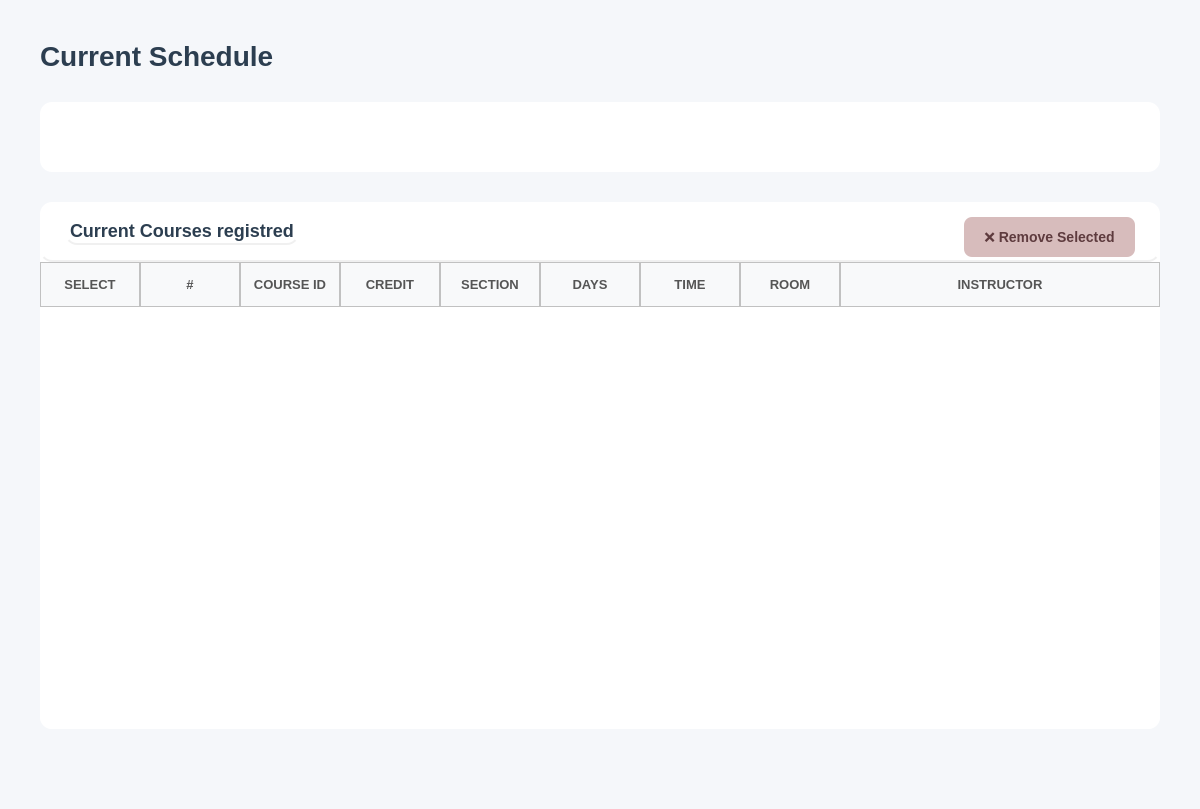
<?xml version="1.0" encoding="UTF-8"?>
<ui version="4.0">
 <class>AllStudents</class>
 <widget class="QWidget" name="AllStudents">
  <property name="geometry">
   <rect>
    <x>0</x>
    <y>0</y>
    <width>1200</width>
    <height>809</height>
   </rect>
  </property>
  <property name="windowTitle">
   <string/>
  </property>
  <property name="styleSheet">
   <string notr="true">background-color: #f5f7fa;</string>
  </property>
  <layout class="QVBoxLayout" name="mainLayout">
   <property name="spacing">
    <number>30</number>
   </property>
   <property name="leftMargin">
    <number>40</number>
   </property>
   <property name="topMargin">
    <number>40</number>
   </property>
   <property name="rightMargin">
    <number>40</number>
   </property>
   <property name="bottomMargin">
    <number>20</number>
   </property>
   <item>
    <layout class="QHBoxLayout" name="headerLayout">
     <item>
      <widget class="QLabel" name="labelTitle">
       <property name="styleSheet">
        <string notr="true">font-size: 28px; font-weight: bold; color: #2c3e50; background: transparent;</string>
       </property>
       <property name="text">
        <string>Current Schedule</string>
       </property>
      </widget>
     </item>
     <item>
      <spacer name="headerSpacer">
       <property name="orientation">
        <enum>Qt::Orientation::Horizontal</enum>
       </property>
       <property name="sizeHint" stdset="0">
        <size>
         <width>40</width>
         <height>20</height>
        </size>
       </property>
      </spacer>
     </item>
    </layout>
   </item>
   <item>
    <widget class="QFrame" name="filterFrame">
     <property name="minimumSize">
      <size>
       <width>0</width>
       <height>70</height>
      </size>
     </property>
     <property name="maximumSize">
      <size>
       <width>16777215</width>
       <height>70</height>
      </size>
     </property>
     <property name="styleSheet">
      <string notr="true">background-color: white; border-radius: 12px;</string>
     </property>
     <property name="frameShape">
      <enum>QFrame::Shape::StyledPanel</enum>
     </property>
     <layout class="QHBoxLayout" name="filterLayout">
      <property name="leftMargin">
       <number>25</number>
      </property>
      <property name="topMargin">
       <number>15</number>
      </property>
      <property name="rightMargin">
       <number>25</number>
      </property>
      <property name="bottomMargin">
       <number>15</number>
      </property>
      <item>
       <spacer name="filterSpacer">
        <property name="orientation">
         <enum>Qt::Orientation::Horizontal</enum>
        </property>
        <property name="sizeHint" stdset="0">
         <size>
          <width>40</width>
          <height>20</height>
         </size>
        </property>
       </spacer>
      </item>
     </layout>
    </widget>
   </item>
   <item>
    <widget class="QFrame" name="tableFrame">
     <property name="styleSheet">
      <string notr="true">background-color: white; border-radius: 12px;</string>
     </property>
     <property name="frameShape">
      <enum>QFrame::Shape::StyledPanel</enum>
     </property>
     <layout class="QVBoxLayout" name="tableMainLayout">
      <property name="spacing">
       <number>0</number>
      </property>
      <property name="leftMargin">
       <number>0</number>
      </property>
      <property name="topMargin">
       <number>0</number>
      </property>
      <property name="rightMargin">
       <number>0</number>
      </property>
      <property name="bottomMargin">
       <number>0</number>
      </property>
      <item>
       <widget class="QFrame" name="tableHeader">
        <property name="minimumSize">
         <size>
          <width>0</width>
          <height>60</height>
         </size>
        </property>
        <property name="maximumSize">
         <size>
          <width>16777215</width>
          <height>60</height>
         </size>
        </property>
        <property name="styleSheet">
         <string notr="true">background: transparent; border-bottom: 2px solid #f0f0f0;</string>
        </property>
        <property name="frameShape">
         <enum>QFrame::Shape::StyledPanel</enum>
        </property>
        <layout class="QHBoxLayout" name="tableHeaderLayout">
         <property name="leftMargin">
          <number>25</number>
         </property>
         <property name="topMargin">
          <number>15</number>
         </property>
         <property name="rightMargin">
          <number>25</number>
         </property>
         <property name="bottomMargin">
          <number>15</number>
         </property>
         <item>
          <widget class="QLabel" name="tableTitle">
           <property name="styleSheet">
            <string notr="true">font-size: 18px; font-weight: bold; color: #2c3e50; background: transparent;</string>
           </property>
           <property name="text">
            <string>Current Courses registred</string>
           </property>
          </widget>
         </item>
         <item>
          <spacer name="tableHeaderSpacer">
           <property name="orientation">
            <enum>Qt::Orientation::Horizontal</enum>
           </property>
           <property name="sizeHint" stdset="0">
            <size>
             <width>40</width>
             <height>20</height>
            </size>
           </property>
          </spacer>
         </item>
         <item>
          <widget class="QPushButton" name="buttonRemoveSelected">
           <property name="enabled">
            <bool>false</bool>
           </property>
           <property name="minimumSize">
            <size>
             <width>120</width>
             <height>40</height>
            </size>
           </property>
           <property name="cursor">
            <cursorShape>PointingHandCursor</cursorShape>
           </property>
           <property name="styleSheet">
            <string notr="true">/* ---- Reject Button ---- */
QPushButton {
    background-color: #f8d7da;
    color: #721c24;
    border: none;
    border-radius: 8px;
    font-size: 14px;
    font-weight: bold;
    padding: 10px 20px;
}
QPushButton:hover {
    background-color: #c82333;
    color: white;
}
QPushButton:pressed {
    background-color: #a71d2a;  /* slightly darker for pressed feedback */
}
QPushButton:disabled {
    background-color: #d7bcbc; /* more washed-out red */
    color: #5e3b3e;
}</string>
           </property>
           <property name="text">
            <string>❌ Remove Selected</string>
           </property>
          </widget>
         </item>
        </layout>
       </widget>
      </item>
      <item>
       <widget class="QTableWidget" name="tableCourses">
        <property name="minimumSize">
         <size>
          <width>0</width>
          <height>300</height>
         </size>
        </property>
        <property name="styleSheet">
         <string notr="true">QTableWidget {
    border: none;
    background-color: white;
    gridline-color: #e5e5e5;      /* slightly darker for visibility */
    color: #222222;               /* matches QLineEdit text color */
    font-size: 14px;
}

QTableWidget::item {
    padding: 14px;
    border: none;
    color: #222222;               /* consistent text color */
}

QTableWidget::item:selected {
    background-color: #fcebed;  /* soft pink selection */
    color: #222222;             /* keep text readable */
}

QHeaderView::section {
    background-color: #f8f9fa;
    padding: 12px;
	border: 1px solid #c1c1c1; 
    font-size: 13px;
    color: #555555;               /* similar to readOnly QLineEdit text */
    font-weight: bold;
}
QTableWidget::item:focus {
    outline: none;
    border: none;
}
/* Removes weird selection rectangle */
QTableWidget::item:focus {
    outline: none;
    border: none;
}
QTableWidget::indicator {
    width: 18px;
    height: 18px;
}

QTableWidget::indicator:unchecked {
    border: 1px solid #b8b8b8;      /* soft grey border */
    background-color: #f8f8f8;      /* very light grey */
    border-radius: 3px;             /* slightly rounded */
}

QTableWidget::indicator:checked {
    border: 1px solid #5a5a5a;      /* darker grey when selected */
    background-color: #6c6c6c;      /* washed-out grey instead of harsh green */
    image: url(&quot;&quot;);                 /* remove default checkmark */
    border-radius: 3px;
}

QTableWidget::indicator:checked:hover,
QTableWidget::indicator:unchecked:hover {
    border-color: #3a3a3a;
}

QTableWidget::indicator:checked::after {
    content: &quot;&quot;;
    image: url(&quot;&quot;); /* no default checkmark */
}
/* ===== SCROLLBARS (VERTICAL &amp; HORIZONTAL) ===== */

/* Track */
QScrollBar:vertical, QScrollBar:horizontal {
    background: rgba(255, 255, 255, 0.05);  /* subtle track */
    border-radius: 6px;
    margin: 0px;  /* remove extra space */
}

/* Handle / Thumb */
QScrollBar::handle:vertical, QScrollBar::handle:horizontal {
    background: rgba(120, 120, 120, 0.35);  /* glassy thumb */
    border-radius: 6px;
    border: 1px solid rgba(255, 255, 255, 0.2); /* subtle highlight */
    min-height: 30px; /* vertical */
    min-width: 30px;  /* horizontal */
}

QScrollBar::handle:vertical:hover,
QScrollBar::handle:horizontal:hover {
    background: rgba(120, 120, 120, 0.55);
}

/* Buttons (up/down or left/right) */
QScrollBar::add-line:vertical, QScrollBar::sub-line:vertical,
QScrollBar::add-line:horizontal, QScrollBar::sub-line:horizontal {
    width: 16px;  /* horizontal buttons width */
    height: 16px; /* vertical buttons height */
    background: rgba(180, 180, 180, 0.35);
    border-radius: 4px;
}

/* Arrow icons */
QScrollBar::up-arrow:vertical, QScrollBar::down-arrow:vertical,
QScrollBar::left-arrow:horizontal, QScrollBar::right-arrow:horizontal {
    width: 6px;
    height: 6px;
    background: transparent;
}

/* Remove blank areas */
QScrollBar::add-page:vertical, QScrollBar::sub-page:vertical,
QScrollBar::add-page:horizontal, QScrollBar::sub-page:horizontal {
    background: none;
}

/* Sizes */
QScrollBar:vertical { width: 12px; }
QScrollBar:horizontal { height: 12px; }
</string>
        </property>
        <property name="editTriggers">
         <set>QAbstractItemView::EditTrigger::NoEditTriggers</set>
        </property>
        <property name="alternatingRowColors">
         <bool>true</bool>
        </property>
        <property name="selectionMode">
         <enum>QAbstractItemView::SelectionMode::ContiguousSelection</enum>
        </property>
        <property name="verticalScrollMode">
         <enum>QAbstractItemView::ScrollMode::ScrollPerPixel</enum>
        </property>
        <property name="horizontalScrollMode">
         <enum>QAbstractItemView::ScrollMode::ScrollPerPixel</enum>
        </property>
        <property name="cornerButtonEnabled">
         <bool>true</bool>
        </property>
        <attribute name="horizontalHeaderStretchLastSection">
         <bool>true</bool>
        </attribute>
        <attribute name="verticalHeaderVisible">
         <bool>false</bool>
        </attribute>
        <attribute name="verticalHeaderCascadingSectionResizes">
         <bool>true</bool>
        </attribute>
        <column>
         <property name="text">
          <string>SELECT</string>
         </property>
        </column>
        <column>
         <property name="text">
          <string>#</string>
         </property>
        </column>
        <column>
         <property name="text">
          <string>COURSE ID</string>
         </property>
        </column>
        <column>
         <property name="text">
          <string>CREDIT</string>
         </property>
        </column>
        <column>
         <property name="text">
          <string>SECTION</string>
         </property>
        </column>
        <column>
         <property name="text">
          <string>DAYS</string>
         </property>
        </column>
        <column>
         <property name="text">
          <string>TIME</string>
         </property>
        </column>
        <column>
         <property name="text">
          <string>ROOM</string>
         </property>
        </column>
        <column>
         <property name="text">
          <string>INSTRUCTOR</string>
         </property>
        </column>
       </widget>
      </item>
     </layout>
    </widget>
   </item>
   <item>
    <spacer name="verticalSpacer">
     <property name="orientation">
      <enum>Qt::Orientation::Vertical</enum>
     </property>
     <property name="sizeType">
      <enum>QSizePolicy::Policy::Maximum</enum>
     </property>
     <property name="sizeHint" stdset="0">
      <size>
       <width>20</width>
       <height>60</height>
      </size>
     </property>
    </spacer>
   </item>
  </layout>
 </widget>
 <resources/>
 <connections/>
</ui>
